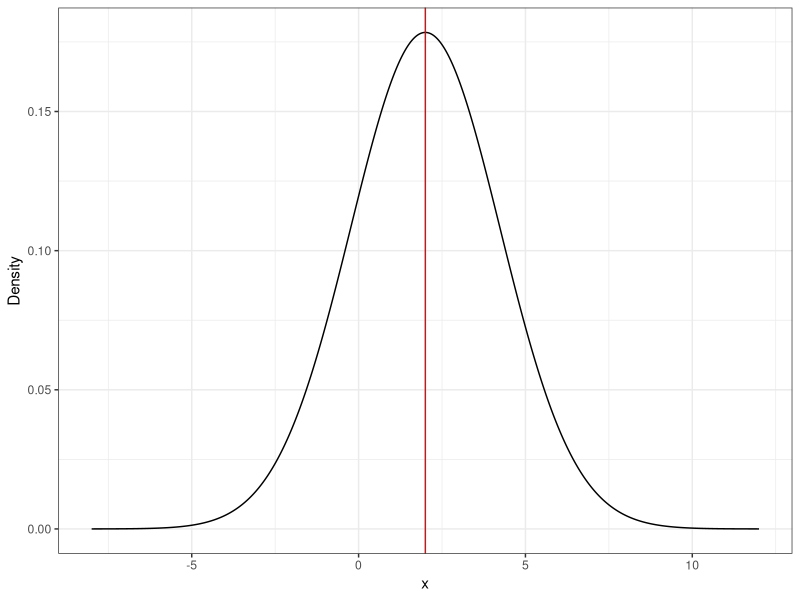
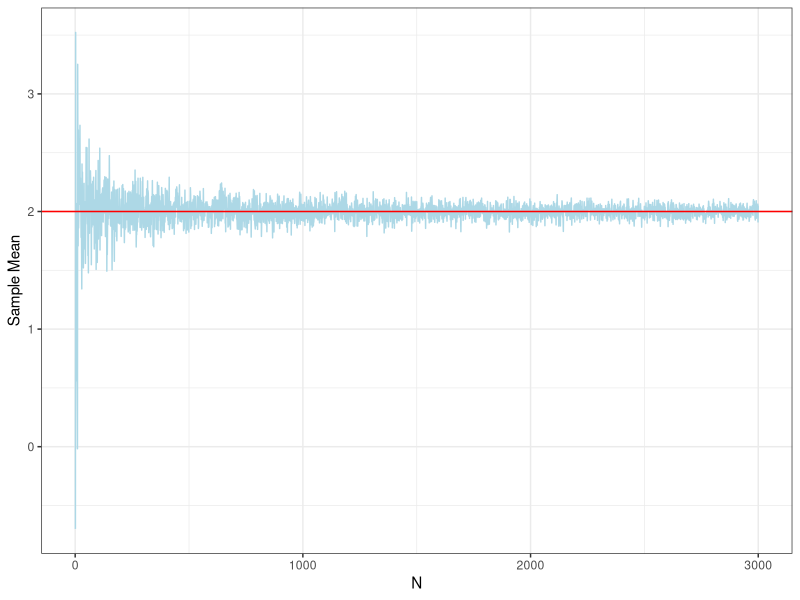
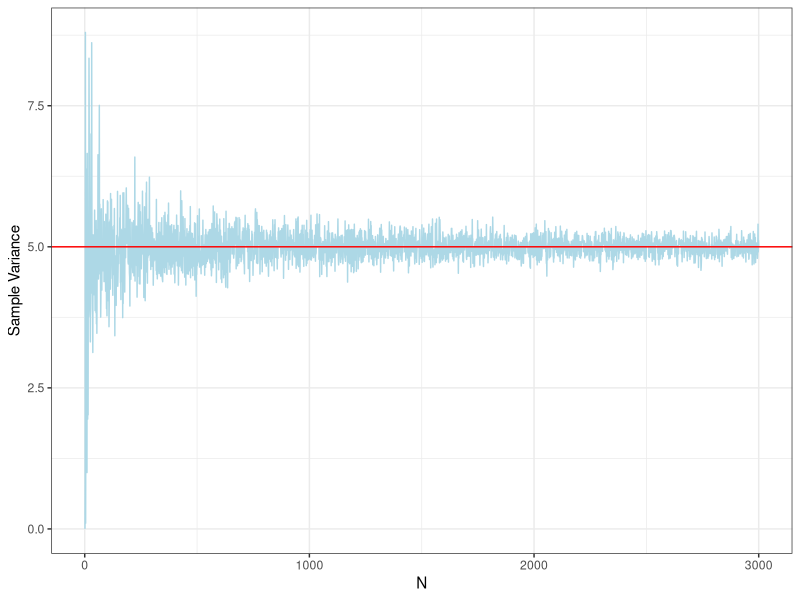
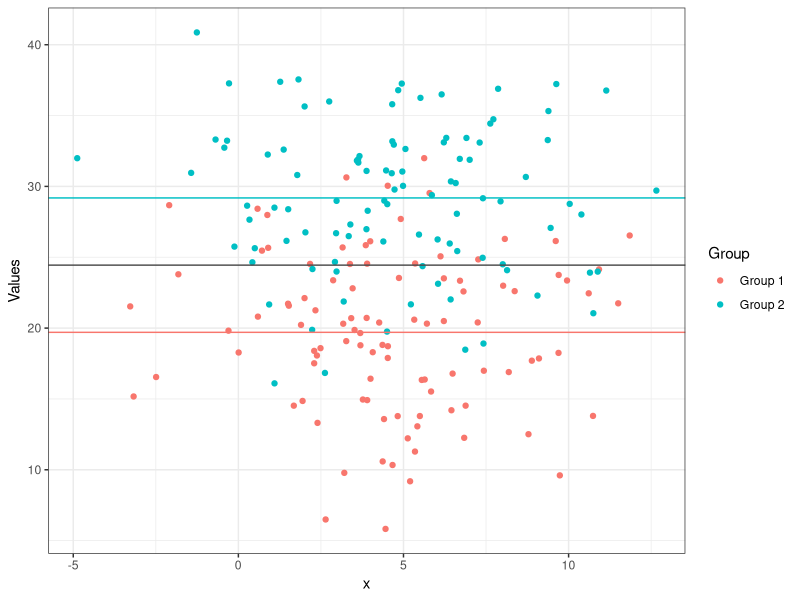

These figures' R source, in order:
## ---- chunk 1
library(ggplot2)
library(tibble)

set.seed(1234)
## ---- chunk 2
true_mean <- 2
true_var <- 5

x <- seq(-8, 12 , length=1000)
y <- dnorm(x, mean=true_mean, sd=sqrt(true_var))

ggplot() + geom_line(aes(x,y)) + 
    geom_vline(xintercept = true_mean, color = "red") +
    theme_bw() +
    labs(y="Density")


sample_seq <- 1:3000
means <- numeric(length(sample_seq))
vars <- numeric(length(sample_seq))


for(i in 1:length(sample_seq)){
  n <- sample_seq[i]
  data <- rnorm(n = n, mean = true_mean, sd = sqrt(true_var))
  
  sample_mean <- mean(data)
  sample_var <- sum((data - sample_mean)^2)/length(data)
  
  means[i] <- sample_mean
  vars[i] <- sample_var
}


means <- tibble("N" = sample_seq, "Sample Mean" = means)
vars <- tibble("N" = sample_seq, "Sample Variance" = vars)

colors <- c("Sample Mean" = "lightblue", "Population Mean" = "red")

ggplot(means, aes(y = `Sample Mean`, x = N)) +
  geom_line(color = "lightblue") +
  geom_abline(slope = 0, intercept = true_mean, color = "red") +
  theme_bw()

## ---- chunk 3
ggplot(vars, aes(y = `Sample Variance`, x = N)) +
  geom_line(color = "lightblue") +
  geom_abline(slope = 0, intercept = true_var, color = "red") +
  theme_bw()
## ---- chunk 4
group1_means <- rnorm(100, mean = 20, sd = 5)
group2_means <- rnorm(100, mean = 30, sd = 5)
group_means <- data.frame(
  "Group" = c(rep("Group 1", 100), rep("Group 2", 100)),
  "Values" = c(group1_means, group2_means),
  "x" = rnorm(200, 5, sd = 3)
)
ggplot(group_means, aes(x = x, y = Values, color = Group)) +
  geom_point() +
  geom_abline(
    slope = 0,
    intercept = mean(group_means$Values),
    show.legend = TRUE,
    color = "gray30"
  ) +
  geom_abline(
    slope = 0,
    intercept = mean(group_means[group_means$Group == "Group 1", ]$Values),
    show.legend = TRUE,
    color = "#F8766D"
  ) +
  geom_abline(
    slope = 0,
    intercept = mean(group_means[group_means$Group == "Group 2", ]$Values),
    show.legend = TRUE,
    color = "#00BFC4"
  ) +
  theme_bw()
